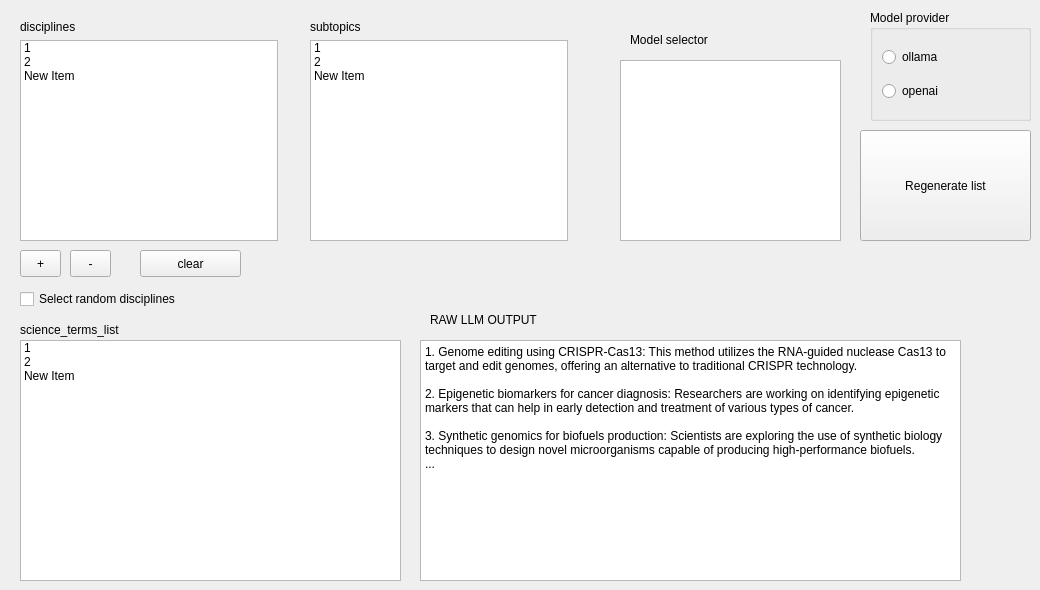
      <widget class="QWidget" name="CuriosityNodeTab">
       <attribute name="title">
        <string>CuriosityNode</string>
       </attribute>
       <widget class="QCheckBox" name="genRandomDiscpCheckbox">
        <property name="geometry">
         <rect>
          <x>20</x>
          <y>286</y>
          <width>231</width>
          <height>26</height>
         </rect>
        </property>
        <property name="text">
         <string>Select random disciplines</string>
        </property>
       </widget>
       <widget class="QLabel" name="label_4">
        <property name="geometry">
         <rect>
          <x>20</x>
          <y>320</y>
          <width>151</width>
          <height>20</height>
         </rect>
        </property>
        <property name="text">
         <string>science_terms_list</string>
        </property>
       </widget>
       <widget class="QListWidget" name="termsList">
        <property name="geometry">
         <rect>
          <x>20</x>
          <y>340</y>
          <width>381</width>
          <height>241</height>
         </rect>
        </property>
        <item>
         <property name="text">
          <string>1</string>
         </property>
        </item>
        <item>
         <property name="text">
          <string>2</string>
         </property>
        </item>
        <item>
         <property name="text">
          <string>New Item</string>
         </property>
        </item>
       </widget>
       <widget class="QTextBrowser" name="raw_llm_output_textarea">
        <property name="geometry">
         <rect>
          <x>420</x>
          <y>340</y>
          <width>541</width>
          <height>241</height>
         </rect>
        </property>
        <property name="html">
         <string>&lt;!DOCTYPE HTML PUBLIC &quot;-//W3C//DTD HTML 4.0//EN&quot; &quot;http://www.w3.org/TR/REC-html40/strict.dtd&quot;&gt;
&lt;html&gt;&lt;head&gt;&lt;meta name=&quot;qrichtext&quot; content=&quot;1&quot; /&gt;&lt;meta charset=&quot;utf-8&quot; /&gt;&lt;style type=&quot;text/css&quot;&gt;
p, li { white-space: pre-wrap; }
hr { height: 1px; border-width: 0; }
li.unchecked::marker { content: &quot;\2610&quot;; }
li.checked::marker { content: &quot;\2612&quot;; }
&lt;/style&gt;&lt;/head&gt;&lt;body style=&quot; font-family:'Segoe UI'; font-size:9pt; font-weight:400; font-style:normal;&quot;&gt;
&lt;p style=&quot; margin-top:0px; margin-bottom:0px; margin-left:0px; margin-right:0px; -qt-block-indent:0; text-indent:0px;&quot;&gt;1. Genome editing using CRISPR-Cas13: This method utilizes the RNA-guided nuclease Cas13 to target and edit genomes, offering an alternative to traditional CRISPR technology.&lt;/p&gt;
&lt;p style=&quot;-qt-paragraph-type:empty; margin-top:0px; margin-bottom:0px; margin-left:0px; margin-right:0px; -qt-block-indent:0; text-indent:0px;&quot;&gt;&lt;br /&gt;&lt;/p&gt;
&lt;p style=&quot; margin-top:0px; margin-bottom:0px; margin-left:0px; margin-right:0px; -qt-block-indent:0; text-indent:0px;&quot;&gt;2. Epigenetic biomarkers for cancer diagnosis: Researchers are working on identifying epigenetic markers that can help in early detection and treatment of various types of cancer.&lt;/p&gt;
&lt;p style=&quot;-qt-paragraph-type:empty; margin-top:0px; margin-bottom:0px; margin-left:0px; margin-right:0px; -qt-block-indent:0; text-indent:0px;&quot;&gt;&lt;br /&gt;&lt;/p&gt;
&lt;p style=&quot; margin-top:0px; margin-bottom:0px; margin-left:0px; margin-right:0px; -qt-block-indent:0; text-indent:0px;&quot;&gt;3. Synthetic genomics for biofuels production: Scientists are exploring the use of synthetic biology techniques to design novel microorganisms capable of producing high-performance biofuels.&lt;/p&gt;
&lt;p style=&quot; margin-top:0px; margin-bottom:0px; margin-left:0px; margin-right:0px; -qt-block-indent:0; text-indent:0px;&quot;&gt;...&lt;/p&gt;&lt;/body&gt;&lt;/html&gt;</string>
        </property>
       </widget>
       <widget class="QLabel" name="label_5">
        <property name="geometry">
         <rect>
          <x>430</x>
          <y>310</y>
          <width>241</width>
          <height>20</height>
         </rect>
        </property>
        <property name="text">
         <string>RAW LLM OUTPUT</string>
        </property>
       </widget>
       <widget class="QGroupBox" name="groupBox">
        <property name="geometry">
         <rect>
          <x>870</x>
          <y>10</y>
          <width>161</width>
          <height>111</height>
         </rect>
        </property>
        <property name="title">
         <string>Model provider</string>
        </property>
        <layout class="QGridLayout" name="gridLayout_3">
         <item row="0" column="0">
          <widget class="QRadioButton" name="radioButton">
           <property name="text">
            <string>ollama</string>
           </property>
          </widget>
         </item>
         <item row="1" column="0">
          <widget class="QRadioButton" name="radioButton_2">
           <property name="text">
            <string>openai</string>
           </property>
          </widget>
         </item>
        </layout>
       </widget>
       <widget class="QListWidget" name="modelSelector">
        <property name="geometry">
         <rect>
          <x>620</x>
          <y>60</y>
          <width>221</width>
          <height>181</height>
         </rect>
        </property>
       </widget>
       <widget class="QLabel" name="label_6">
        <property name="geometry">
         <rect>
          <x>630</x>
          <y>30</y>
          <width>111</width>
          <height>20</height>
         </rect>
        </property>
        <property name="text">
         <string>Model selector</string>
        </property>
       </widget>
       <widget class="QPushButton" name="regenerateButton">
        <property name="geometry">
         <rect>
          <x>860</x>
          <y>130</y>
          <width>171</width>
          <height>111</height>
         </rect>
        </property>
        <property name="text">
         <string>Regenerate list</string>
        </property>
       </widget>
       <widget class="QToolButton" name="plusButton">
        <property name="geometry">
         <rect>
          <x>20</x>
          <y>250</y>
          <width>41</width>
          <height>27</height>
         </rect>
        </property>
        <property name="text">
         <string>+</string>
        </property>
       </widget>
       <widget class="QToolButton" name="minusButton">
        <property name="geometry">
         <rect>
          <x>70</x>
          <y>250</y>
          <width>41</width>
          <height>27</height>
         </rect>
        </property>
        <property name="text">
         <string>-</string>
        </property>
       </widget>
       <widget class="QToolButton" name="clearButton">
        <property name="geometry">
         <rect>
          <x>140</x>
          <y>250</y>
          <width>101</width>
          <height>27</height>
         </rect>
        </property>
        <property name="text">
         <string>clear</string>
        </property>
       </widget>
       <widget class="QWidget" name="">
        <property name="geometry">
         <rect>
          <x>20</x>
          <y>20</y>
          <width>258</width>
          <height>221</height>
         </rect>
        </property>
        <layout class="QVBoxLayout" name="verticalLayout_2">
         <item>
          <widget class="QLabel" name="label_2">
           <property name="text">
            <string>disciplines</string>
           </property>
          </widget>
         </item>
         <item>
          <widget class="QListWidget" name="disciplinesList">
           <item>
            <property name="text">
             <string>1</string>
            </property>
           </item>
           <item>
            <property name="text">
             <string>2</string>
            </property>
           </item>
           <item>
            <property name="text">
             <string>New Item</string>
            </property>
           </item>
          </widget>
         </item>
        </layout>
       </widget>
       <widget class="QWidget" name="">
        <property name="geometry">
         <rect>
          <x>310</x>
          <y>20</y>
          <width>258</width>
          <height>221</height>
         </rect>
        </property>
        <layout class="QVBoxLayout" name="verticalLayout_3">
         <item>
          <widget class="QLabel" name="label_3">
           <property name="text">
            <string>subtopics</string>
           </property>
          </widget>
         </item>
         <item>
          <widget class="QListWidget" name="subtopicsList">
           <item>
            <property name="text">
             <string>1</string>
            </property>
           </item>
           <item>
            <property name="text">
             <string>2</string>
            </property>
           </item>
           <item>
            <property name="text">
             <string>New Item</string>
            </property>
           </item>
          </widget>
         </item>
        </layout>
       </widget>
      </widget>
